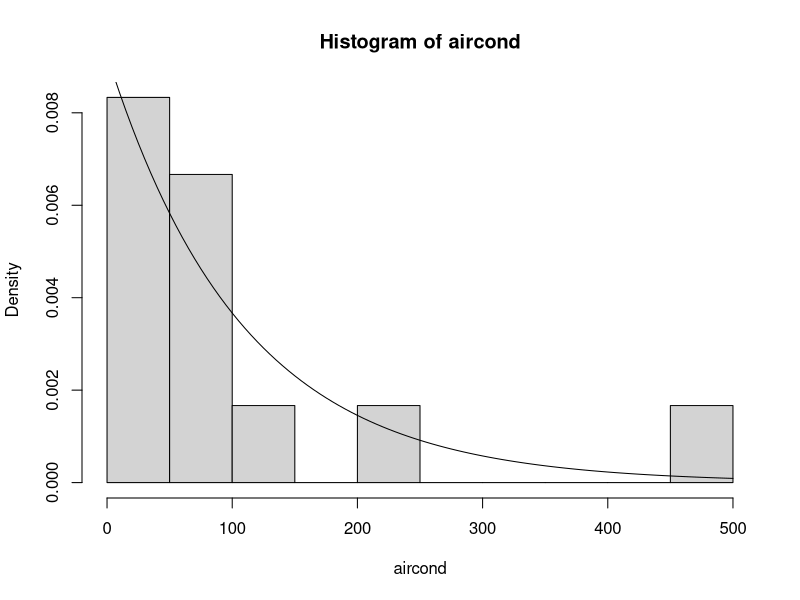
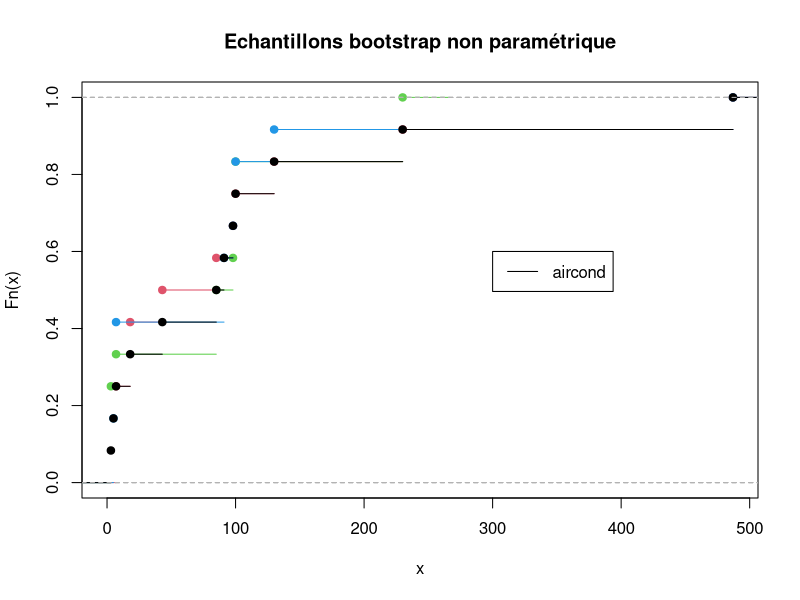
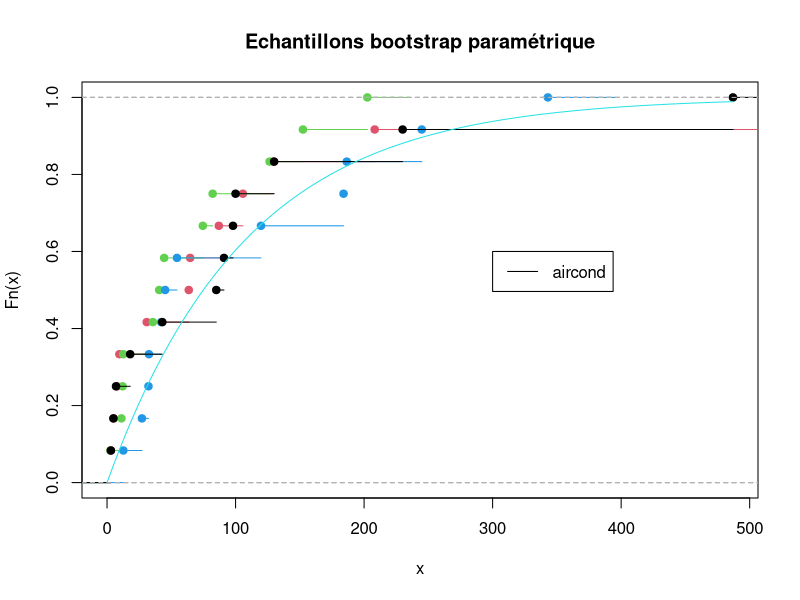
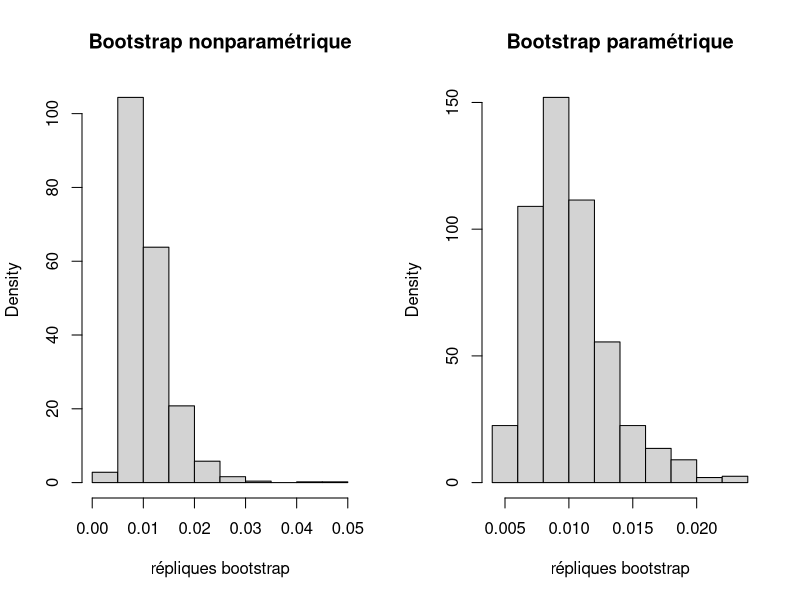
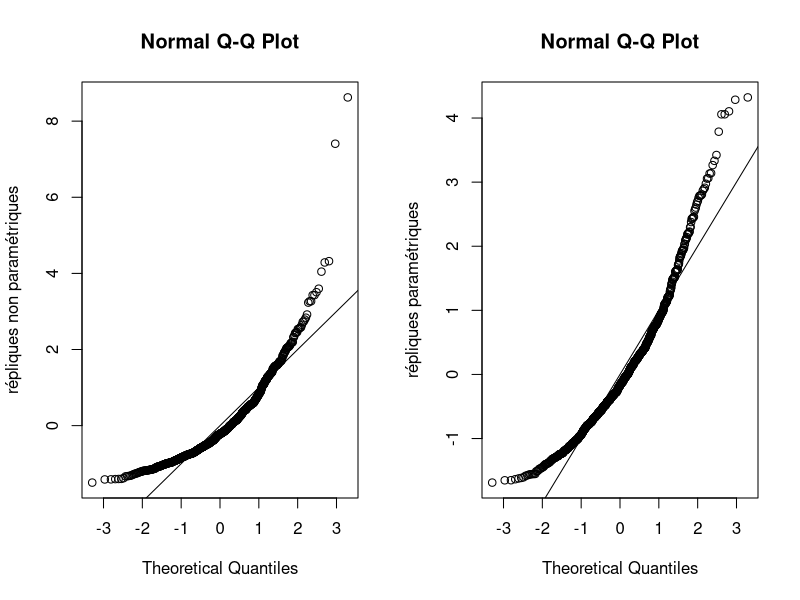
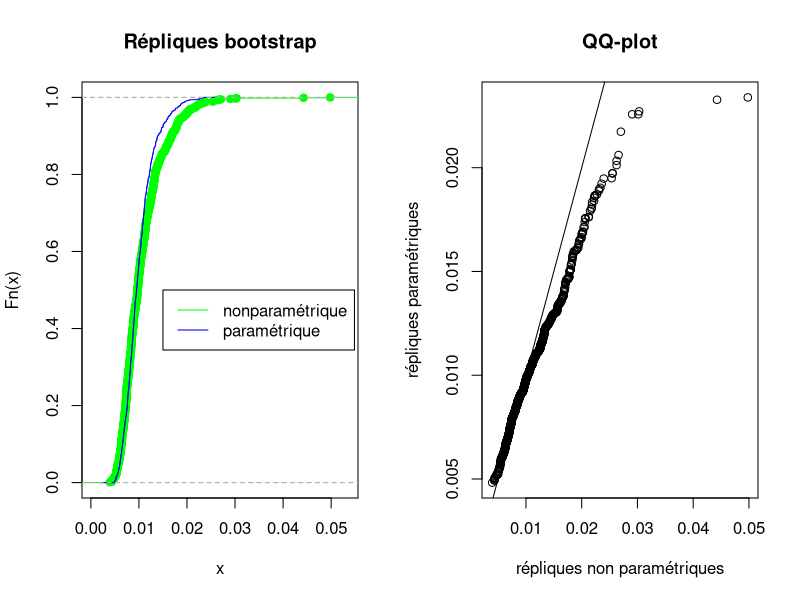
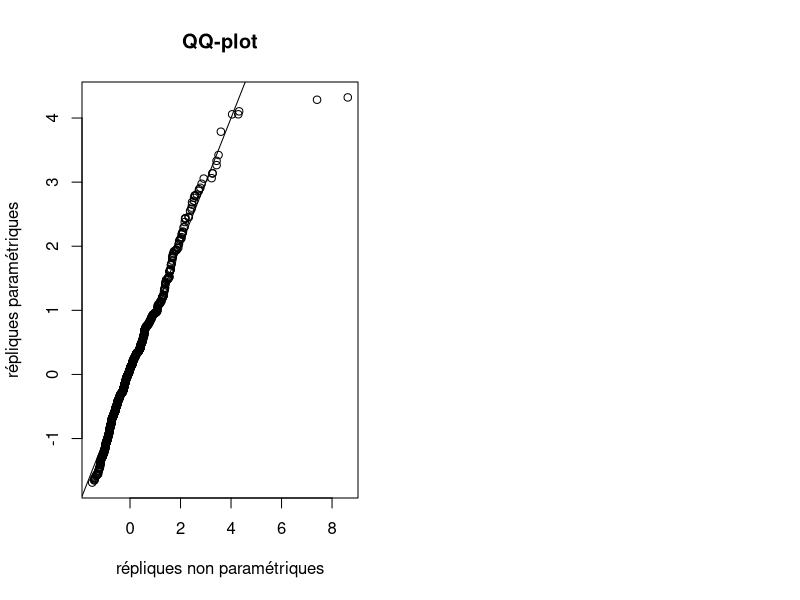
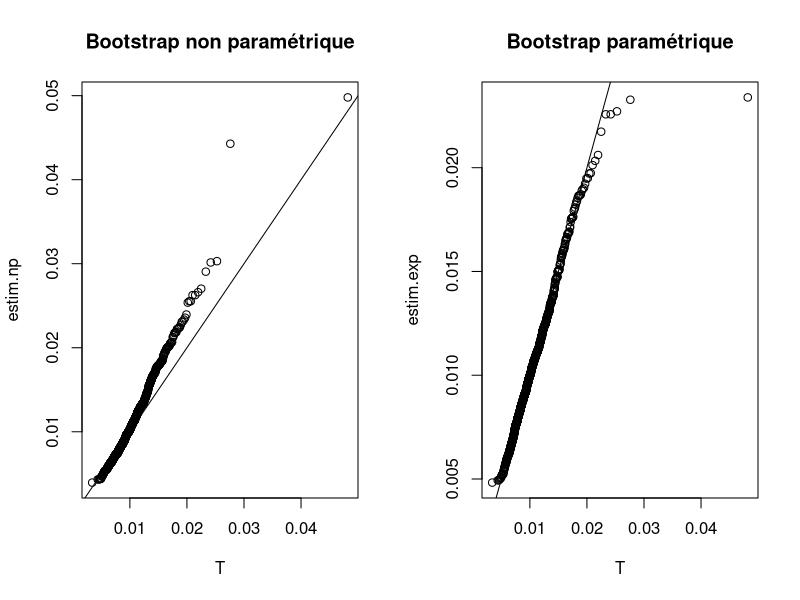

The R script that drew these images, in order: (Note: a time limit stopped this script after it produced the figures.)
aircond <- c(487, 18, 85, 91, 5, 130, 230, 43, 98, 7, 100, 3)

hist(aircond, freq=FALSE, breaks=8)
curve(dexp(x, 1/mean(aircond)), add=TRUE)

obs1.boot <- sample(aircond, replace=TRUE)
obs2.boot <- sample(aircond, replace=TRUE)
obs3.boot <- sample(aircond, replace=TRUE)
plot(ecdf(obs1.boot), xlim=c(0, max(aircond)), col=2, main='Echantillons bootstrap non paramétrique')
plot(ecdf(obs2.boot), add=TRUE, col=3)
plot(ecdf(obs3.boot), add=TRUE, col=4)
plot(ecdf(aircond), add=TRUE, col=1)
legend(300, .6, lty=1, legend='aircond')

n <- length(aircond)
theta.hat <- 1/mean(aircond)
obs1.boot <- rexp(n, theta.hat)
obs2.boot <- rexp(n, theta.hat)
obs3.boot <- rexp(n, theta.hat)
plot(ecdf(obs1.boot), xlim=c(0, max(aircond)), col=2, main='Echantillons bootstrap paramétrique')
plot(ecdf(obs2.boot), add=TRUE, col=3)
plot(ecdf(obs3.boot), add=TRUE, col=4)
plot(ecdf(aircond), add=TRUE, col=1)
curve(pexp(x, theta.hat), add=TRUE,col=5)
legend(300, .6, lty=1, legend='aircond')

boot.np <- function(obs, R=1000){
  return(replicate(R, 1/mean(sample(obs, replace=TRUE))))
}

boot.exp <- function(obs, R=1000){
  n <- length(obs)
  theta.hat <- 1/mean(obs)  
  return(replicate(R, 1/mean(rexp(n, theta.hat))))
}

estim.T <- function(theta, n, R=1000){
    return(replicate(R, 1/mean(rexp(n, theta))))
}

estim.np <- boot.np(aircond, 1000)
estim.exp <- boot.exp(aircond, 1000)

par(mfrow=c(1, 2))
hist(estim.np, freq=FALSE, main='Bootstrap nonparamétrique', xlab='répliques bootstrap')
hist(estim.exp, freq=FALSE, main='Bootstrap paramétrique', xlab='répliques bootstrap')

centreduit <- function(vec)
    return((vec-mean(vec))/sd(vec))

par(mfrow=c(1,2))
qqnorm(centreduit(estim.np), ylab='répliques non paramétriques')
abline(0,1)
qqnorm(centreduit(estim.exp), ylab='répliques paramétriques')
abline(0,1)

plot(ecdf(estim.np), col='green', main='Répliques bootstrap')
plot(ecdf(estim.exp), col='blue', add=TRUE)
legend(.015, .5, legend=c('nonparamétrique', 'paramétrique'), col=c('green', 'blue'), lty=1)

qqplot(estim.np, estim.exp, xlab='répliques non paramétriques', ylab='répliques paramétriques', main='QQ-plot')
abline(0, 1)

qqplot(centreduit(estim.np), centreduit(estim.exp), xlab='répliques non paramétriques', ylab='répliques paramétriques', main='QQ-plot')
abline(0, 1)

n <- length(aircond)
theta <- 1/mean(aircond)
T <- estim.T(theta, n, 100000)
par(mfrow=c(1, 2))
qqplot(T, estim.np, main='Bootstrap non paramétrique')
abline(0,1)
qqplot(T, estim.exp, main='Bootstrap paramétrique')
abline(0,1)

simul_min <- function(theta, n, R=1000){
  estim <- replicate(R, min(runif(n, theta, theta+1)))
  Ln <- n*(estim-theta)  
  par(mfrow=c(1, 2))
  hist(Ln, freq=FALSE)
  curve(dexp(x, 1),col=2, add=TRUE)
  qqplot(qexp((1:n)/n, 1), sort(Ln), xlab='Loi exponentielle')
  abline(0, 1)
  return(Ln)
}

Ln <- simul_min(2, 50, 1000)

boot_min <- function(obs, R=1000){
  estim <- replicate(R, min(sample(obs, replace=TRUE)))
  n <- length(obs)
  theta <- min(obs)
  Ln <- n*(estim-theta)  
  par(mfrow=c(1, 2))
  hist(Ln, freq=FALSE)
  curve(dexp(x, 1), col=2, add=TRUE)
  qqplot(qexp((1:n)/n, 1), Ln, xlab='Loi exponentielle')
  abline(0, 1)
  return(Ln)
}

ln <- boot_min(runif(10000, 2, 3), 1000)

ln <- boot_min(runif(100, 2, 3), 1000)
unique(ln)

bootparam_min <- function(obs, R=1000){
  n <- length(obs)
  theta <- min(obs)
  estim <- replicate(R, min(runif(n, theta, theta+1)) )
  Ln <- n*(estim-theta)  
  par(mfrow=c(1, 2))
  hist(Ln, freq=FALSE)
  curve(dexp(x, 1), col=2, add=TRUE)
  qqplot(qexp((1:n)/n, 1), Ln, xlab='Loi exponentielle')
  abline(0, 1)
  return(Ln)
}

ln <- bootparam_min(runif(50, 2, 3), 1000)

biais.var.boot <- function(obs, B, param=FALSE){
    if (param)
        estim.boot <- boot.exp(obs, B)
    else
        estim.boot <- boot.np(obs, B)
    b <- mean(estim.boot)- 1/mean(obs)
    v <- var(estim.boot)    
    return(list(biais = b, var = v))
}

obs <- rexp(15, .1)

biais.var.boot(obs, 300, param=TRUE)

biais.var.boot(obs, 300, param=TRUE)

icb.norm <- function(obs, alpha=.05, B=300, param=FALSE){
    bv <- biais.var.boot(obs, B, param)
    theta <- 1/mean(obs)
    return(theta-bv$biais -sqrt(bv$var)*qnorm(1-alpha/2)*c(1, -1))
}

icb.norm(obs, param=FALSE)

niveau.icbnorm <- function(theta, n, M, alpha=0.05, param=FALSE){
    prop <- 0
    for (i in 1:M){
        obs <- rexp(n, theta)
        icb <- icb.norm(obs, alpha, param=param)
        prop <- prop + ((icb[1]<theta)&(theta<icb[2]))
    }
    return(prop/M)
}

niveau.icbnorm(2, 10, 1000, param=TRUE)

niveau.icbnorm(1/mean(aircond), 12, 1000, param=TRUE)

niveau.icbnorm(.02, 10, 1000, param=FALSE)

icb.basic <- function(obs, alpha=.05, R=1000, param=FALSE){
    gamma <- c(1-alpha/2, alpha/2)
    theta <- 1/mean(obs)
    if (param)
        estim.boot <- boot.exp(obs, R)
    else
        estim.boot <- boot.np(obs, R)
   quant <- as.numeric(quantile(estim.boot, gamma))
    return(2*theta-quant)
}

icb.basic(obs, param=TRUE)

niveau.icbbasic <- function(theta, n, M, alpha=0.05, param=FALSE){
    prop <- 0
    for (i in 1:M){
        obs <- rexp(n, theta)
        icb <- icb.basic(obs, alpha, param=param)
        prop <- prop + ((icb[1]<theta)&(theta<icb[2]))
    }
    return(prop/M)
}

niveau.icbbasic(.2, 10, 1000, param=TRUE)

niveau.icbbasic(.2, 50, 1000, param=FALSE)

niveau.icbbasic(.2, 50, 1000, param=FALSE)

niveau.icbbasic(.2, 50, 1000, param=TRUE)

icb.stud <- function(obs, alpha=.05, R=300, B=50, param=FALSE){
    gamma <- c(1-alpha/2, alpha/2)
    theta <- 1/mean(obs)
    n <- length(obs)
    estim.boot <- rep(NA, R)
    Z <- rep(NA, R)
    for (i in 1:R){
        if (param)
            obs.boot <- rexp(n, theta)
        else    
            obs.boot <- sample(obs, replace=TRUE)            
        estim.boot[i] <- 1/mean(obs.boot)
        var.boot <- biais.var.boot(obs.boot,B)$var
        Z[i] <- (estim.boot[i]-theta)/sqrt(var.boot)
    }
    quant <- as.numeric(quantile(Z, gamma))
    var.boot <- var(estim.boot)
    return(theta-sqrt(var.boot)*quant)
}

icb.stud(obs, param=TRUE, R=1000)

niveau.icbstud <- function(theta, n, M, alpha=0.05, param=FALSE){
    prop <- 0
    for (i in 1:M){
        obs <- rexp(n, theta)
        icb <- icb.stud(obs, alpha, param=param)
        prop <- prop + ((icb[1]<theta)&(theta<icb[2]))
    }
    return(prop/M)
}

niveau.icbstud(2, 10, 100, param=TRUE)

niveau.icbstud(2, 10, 100, param=FALSE)

niveau.icbstud(.2, 30, 100, param=TRUE)

niveau.icbstud(.2, 30, 100, param=FALSE)


icb.perc <- function(obs, alpha=.05, R=1000, param=FALSE){
    gamma <- c(alpha/2, 1-alpha/2)
    if (param)
        estim.boot <- boot.exp(obs, R)
    else
        estim.boot <- boot.np(obs, R)
    quant <- as.numeric(quantile(estim.boot, gamma))
    return(quant)
}

icb.perc(obs)

niveau.icbperc <- function(theta, n, M, alpha=0.05, param=FALSE){
    prop <- 0
    for (i in 1:M){
        obs <- rexp(n, theta)
        icb <- icb.perc(obs, alpha, param=param)
        prop <- prop + ((icb[1]<theta)&(theta<icb[2]))
    }
    return(prop/M)
}

niveau.icbperc(2, 10, 1000, param=FALSE)

niveau.icbperc(2, 10, 1000, param=TRUE)

niveau.icbperc(2, 30, 1000, param=FALSE)

niveau.icbperc(2, 30, 1000, param=TRUE)

icb.norm(aircond)

icb.basic(aircond)

icb.stud(aircond)

icb.perc(aircond)
